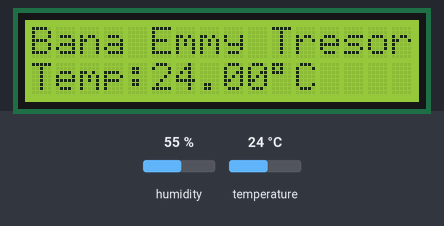
Simulated run of this sketch. Board: Arduino Uno, built with avr-gcc and run on an emulated ATmega328P. Shown: 16×2 character LCD. Inputs (shaded band) come from the test bench; at power-on: temperature 24 °C, humidity 55 %. What the sketch prints to the serial monitor is not drawn.

Above: at 1.2 s.
1.3 s: temperature set to 12 °C
At 2.9 s:
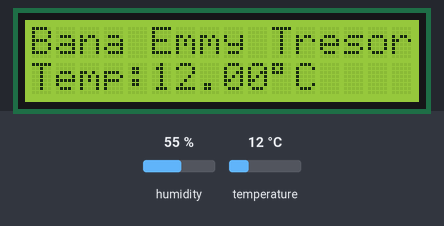
4.1 s: temperature set to 19 °C
At 5.2 s:
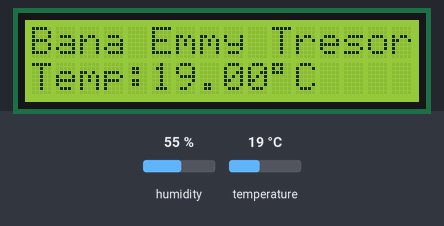
6.9 s: temperature set to 28 °C
At 9.6 s:
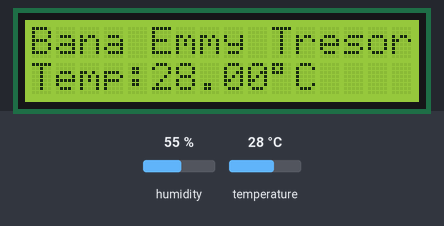
Timing chart, 0 to 11.1 s (numbered marks = the images above; inputs shaded):
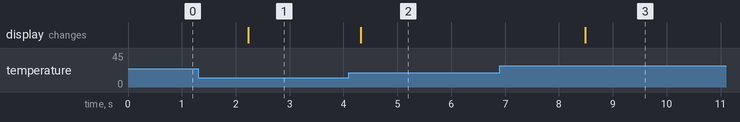

The sketch:

arduino.ino
```cpp
#include <Wire.h>
#include <LiquidCrystal_I2C.h>
#include <DHT.h>

#define DHT_PIN  2
#define DHT_TYPE DHT11

DHT dht(DHT_PIN, DHT_TYPE);
LiquidCrystal_I2C lcd(0x27, 16, 2);

String name = "Bana Emmy Tresor";
int scrollPos = 0;
unsigned long lastScroll = 0;

void setup() {
  Serial.begin(9600);
  Wire.begin();
  dht.begin();
  lcd.init();
  lcd.backlight();
  lcd.setCursor(0, 0);
  lcd.print(name);
  lcd.setCursor(0, 1);
  lcd.print("Temp: --.- C");
}

void loop() {
  float temp = dht.readTemperature();

  // Row 2: temperature
  lcd.setCursor(0, 1);
  lcd.print("Temp:");
  lcd.print(temp);
  lcd.print((char)223);
  lcd.print("C   ");

  // Send raw value to PC
  Serial.println(temp);

  // Row 1: scroll name if longer than 16 chars
  if (name.length() > 16) {
    if (millis() - lastScroll > 300) {
      String text = name + "    ";
      lcd.setCursor(0, 0);
      for (int i = 0; i < 16; i++) {
        lcd.print(text[(scrollPos + i) % text.length()]);
      }
      scrollPos++;
      if (scrollPos >= text.length()) scrollPos = 0;
      lastScroll = millis();
    }
  } else {
    lcd.setCursor(0, 0);
    lcd.print(name);
  }

  delay(1000);
}
```

Measured:
- after the input at 1.3 s, the display: changes after 0.93 s (image 1)
- after the input at 4.1 s, the display: changes after 0.22 s (image 2)
- after the input at 6.9 s, the display: changes after 1.6 s (image 3)
